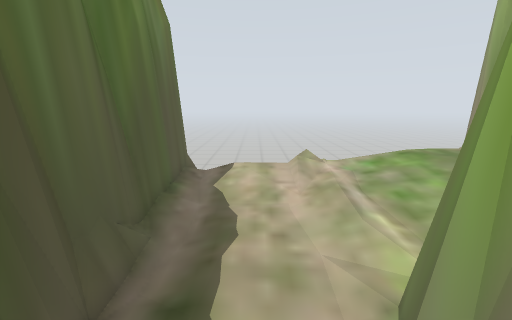
view 1 (above)

17 first-person views from a walk through a Gazebo world. The camera is 0.92 m above the floor, tilts 12° down and sees 90° across. Floor lines are 1 m apart. The floor is counted in squares, 0.25 m on a side. Each view is taken from the middle of a square. On the plan, view 1 faces up. The plan holds only what a view shows up to about 20 squares ahead; the rest is blank. The place goes on beyond the plan.

view 2
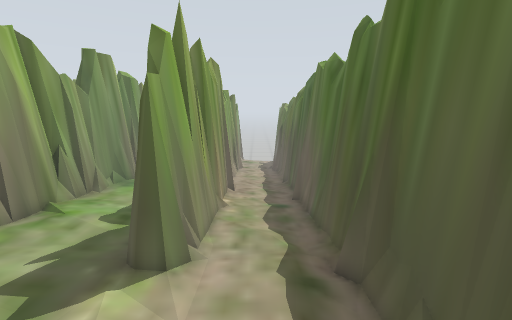

view 3
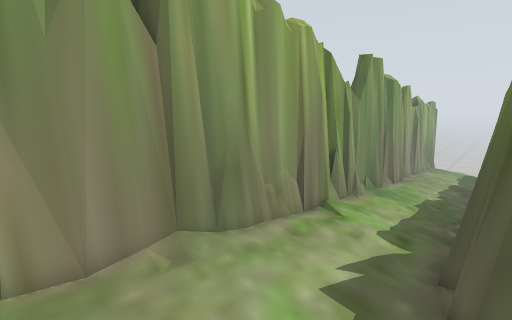

view 4
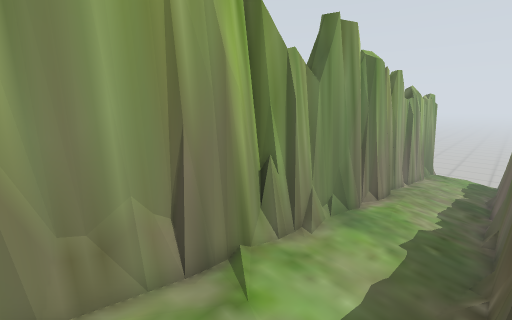

view 5
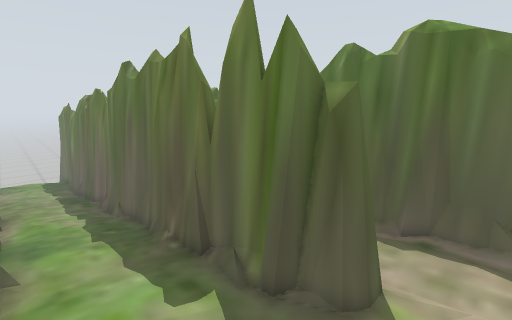

view 6
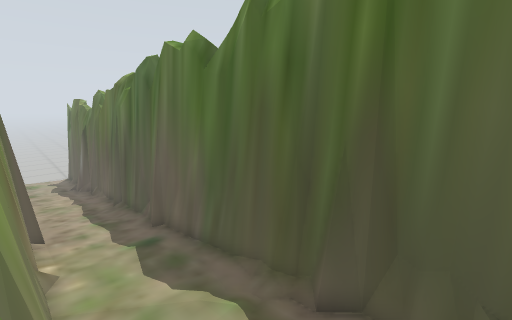

view 7
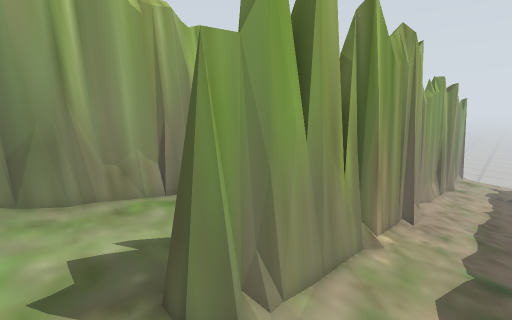

view 8
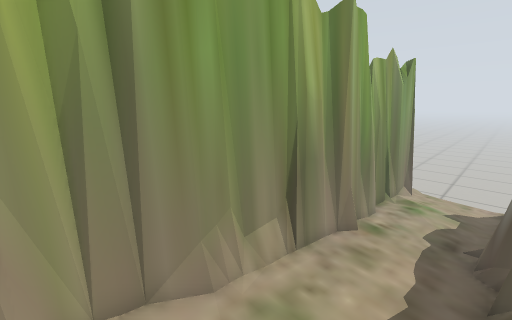

view 9
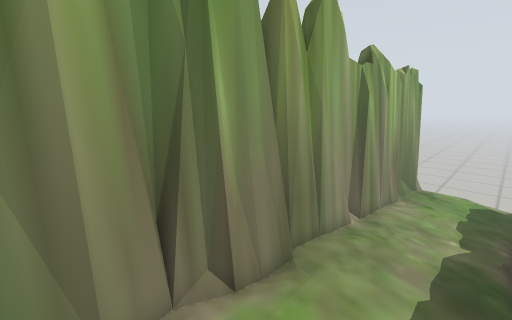

view 10
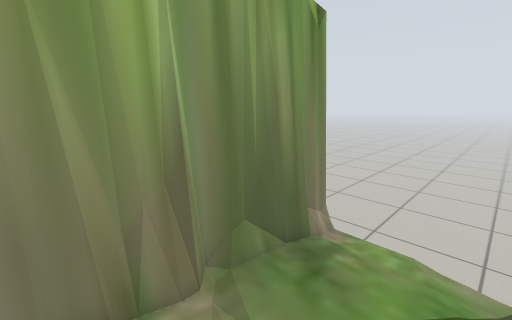

view 11
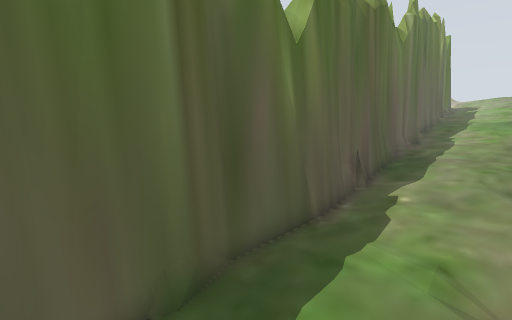

view 12
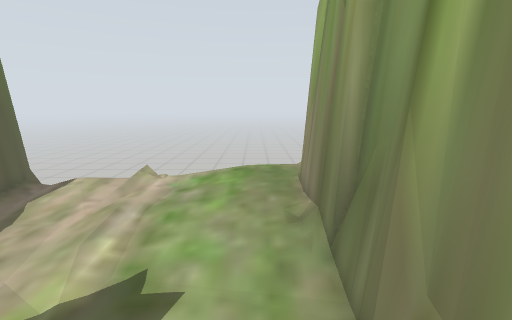

view 13
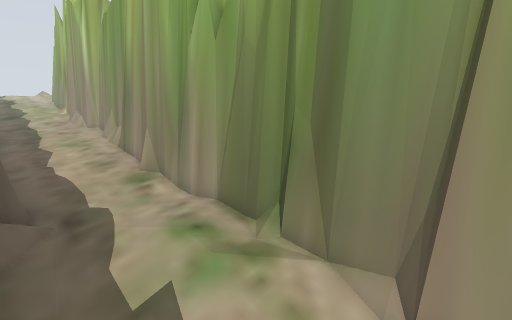

view 14
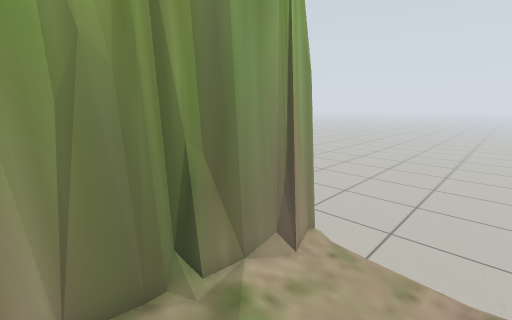

view 15
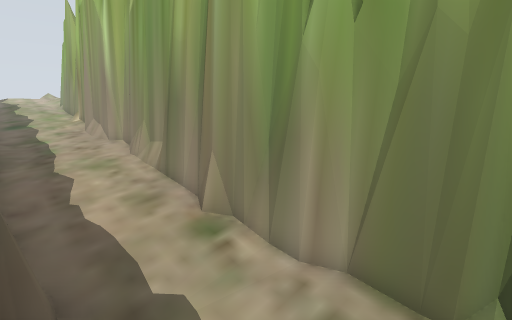

view 16
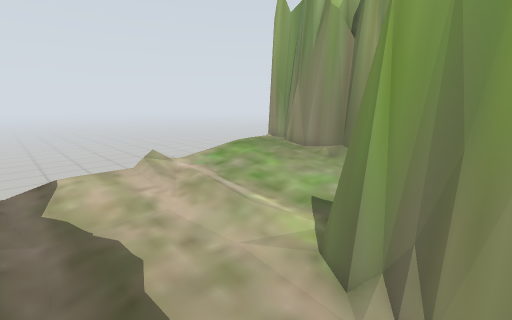

view 17
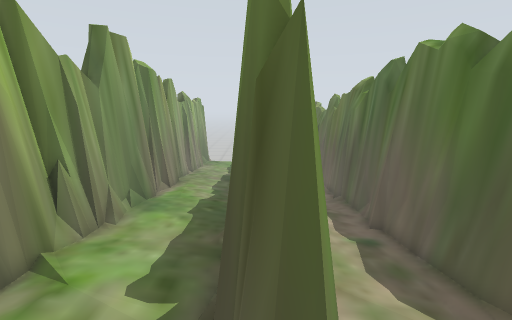

### Floor plan
Key: @ floor where view 1 was taken; # wall or solid block; x gap in a wall; . main floor; : floor 0.25 m higher than the main floor; - floor 0.25 m lower than the main floor; _ floor 0.5 m lower than the main floor; < floor 0.75 m lower than the main floor; ( floor 1 m lower than the main floor; = window, fence, low wall or low ledge; v drop or lower ground.
Columns run from 4 left of view 1 to 10 right of it. Each row starts with its distance up from view 1.
 11  xvvvvvvvvvvvx
 10  #........:::##
  9 ##.........::#
  8 ##..........:#
  7  #...........#
  6  #-..........#
  5  #-..........#
  4  #----.......#
  3  #----#=.....#
  2  #=---##--...#
  1  #----##=-...#
  0  #--@-#=#-...#
 -1  #----###---.#
 -2  #----##=----#
 -3  #__--##=----#
 -4  #___-#v=----#
 -5  #____# #----#
 -6  #=___#v=----#
 -7  #___=#x=----#
 -8  #____#v=_---#
 -9  #____# #__--#
-10  #____# #____#
-11  #=<__=v#____##
-12  #<<<_# #____##
-13  #<<<<# #____=#
-14  #<<<<# #____#
-15  #<<<<# #____#
-16  #<<<<# #<___#
-17  #=<<<# #<<__=v
-18  #<<<<# #<<<<=v
-19  #=<<<# #<<<<#
-20   =(<<# #<<<<#
-21   =((<# #<<<<#
-22   (((<#v#<<<<#v
-23   ((((=##<<<<#v
-24   ((((=##<<<<=v
-25   ((((=v#(<<<=v
-26   ((((#v#(<<<#
-27   ((((#v#(((<#v
-28   ((((#v#((((=v
-29   vvvvxvxvvvv=v

Where each view was taken, in squares from view 1:
view 1: 0 up, 0 right, facing up
view 2: 9 up, 0 right, facing down
view 3: 9 up, 3 right, facing down-right
view 4: 3 up, 4 right, facing down-right
view 5: 5 up, 8 right, facing down-left
view 6: 5 up, 2 right, facing down-left
view 7: 5 up, 1 left, facing down-right
view 8: 10 down, 2 left, facing down-right
view 9: 8 down, 5 right, facing down-right
view 10: 21 down, 5 right, facing down-right
view 11: 28 down, 8 right, facing up-left
view 12: 0 up, 7 right, facing up
view 13: 28 down, 2 left, facing up-right
view 14: 22 down, 2 left, facing down-right
view 15: 24 down, 2 left, facing up-right
view 16: 1 up, 2 left, facing up-right
view 17: 5 up, 3 right, facing down
